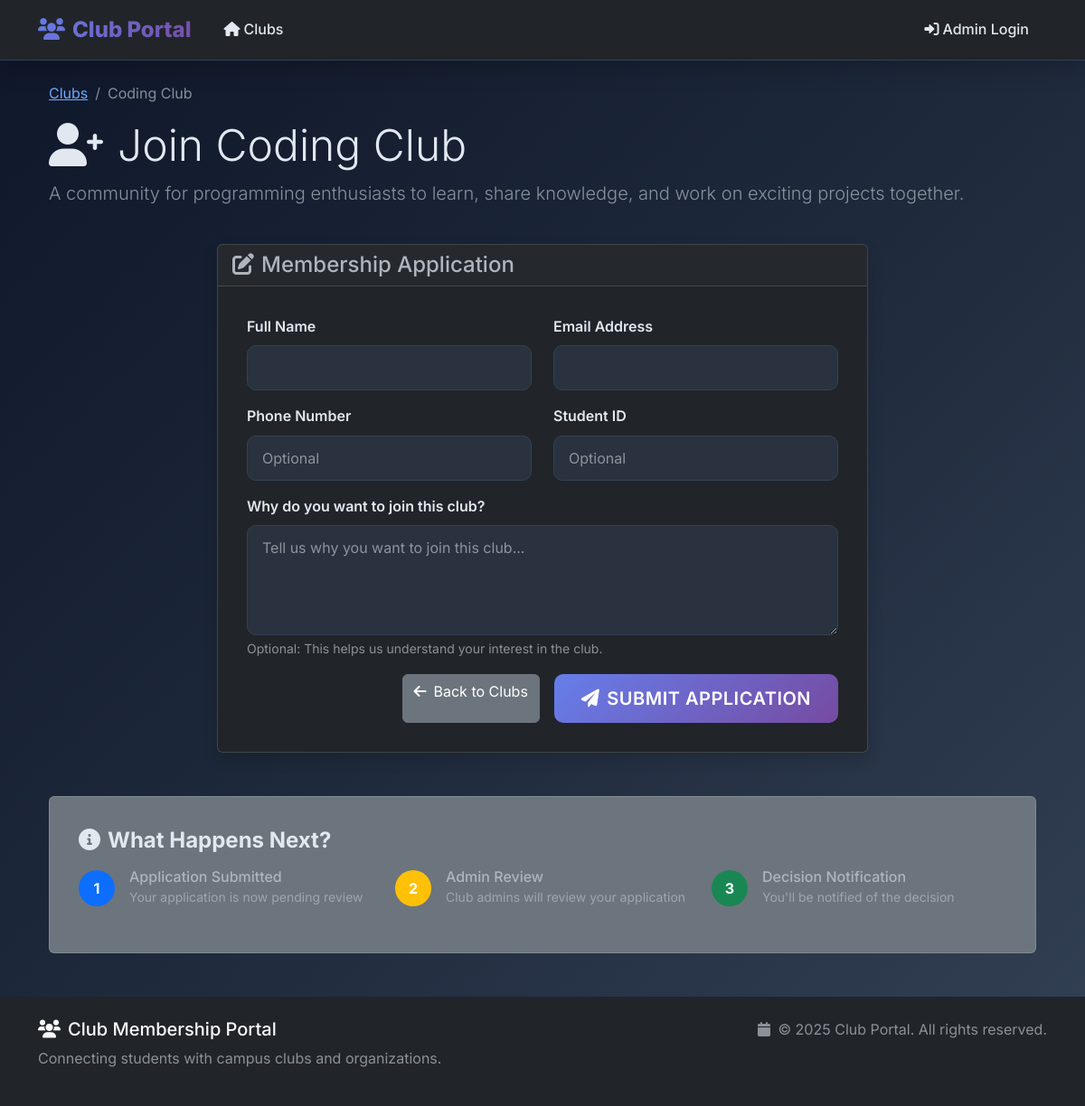
/join/2, run on the app's committed database.
### models.py (models this page shows, shortened)
class Club(db.Model):
    __tablename__ = 'clubs'
    id = db.Column(db.Integer, primary_key=True)
    name = db.Column(db.String(100), nullable=False, unique=True)
    description = db.Column(db.Text, nullable=False)
    detailed_description = db.Column(db.Text, nullable=True)
    activities = db.Column(db.Text, nullable=True)
    meeting_schedule = db.Column(db.String(200), nullable=True)
    contact_email = db.Column(db.String(120), nullable=True)
    requirements = db.Column(db.Text, nullable=True)
    benefits = db.Column(db.Text, nullable=True)
    image_url = db.Column(db.String(200), nullable=True)
    created_at = db.Column(db.DateTime, default=datetime.utcnow)
    members = db.relationship('Member', backref='club', lazy=True, cascade='all, delete-orphan')

### routes.py (the view)
@app.route('/join/<int:club_id>', methods=['GET', 'POST'])
def join_club(club_id):
    club = Club.query.get_or_404(club_id)
    form = MemberRegistrationForm()
    form.club_id.data = club_id
    app.logger.info(f"Form submission: method={request.method}, form_valid={form.validate_on_submit()}")
    if request.method == 'POST':
        app.logger.info(f"Form data: {form.data}")
        app.logger.info(f"Form errors: {form.errors}")
    if form.validate_on_submit():
        app.logger.info("Form validation passed, creating member...")
        existing_member = Member.query.filter_by(
            email=form.email.data,
            club_id=club_id
        ).first()
        if existing_member:
            flash('You have already registered for this club. Please check your email for updates.', 'warning')
            return redirect(url_for('join_club', club_id=club_id))
        member = Member(
            student_name=form.student_name.data,
            email=form.email.data,
            phone=form.phone.data,
            student_id=form.student_id.data,
            club_id=club_id,
            reason=form.reason.data,
            status='Pending'
        )
        try:
            db.session.add(member)
            db.session.commit()
            app.logger.info(f"Member created successfully: {member.id}")
            flash('Registration successful! Your application is pending approval.', 'success')
            return redirect(url_for('confirmation', member_id=member.id))
        except Exception as e:
            db.session.rollback()
            flash('An error occurred during registration. Please try again.', 'danger')
            app.logger.error(f"Registration error: {e}")
    else:
        if request.method == 'POST':
            app.logger.warning(f"Form validation failed: {form.errors}")
    return render_template('join_club.html', club=club, form=form)

### forms.py (shortened to what this page needs)
class MemberRegistrationForm(FlaskForm):
    student_name = StringField('Full Name', validators=[
        DataRequired(message="Please enter your full name"),
        Length(min=2, max=100, message="Name must be between 2 and 100 characters")
    ])
    email = StringField('Email Address', validators=[
        DataRequired(message="Please enter your email address"),
        Email(message="Please enter a valid email address"),
        Length(max=120, message="Email must be less than 120 characters")
    ])
    phone = StringField('Phone Number', validators=[
        Optional(),
        Length(max=20, message="Phone number must be less than 20 characters")
    ])
    student_id = StringField('Student ID', validators=[
        Optional(),
        Length(max=20, message="Student ID must be less than 20 characters")
    ])
    reason = TextAreaField('Why do you want to join this club?', validators=[
        Optional(),
        Length(max=500, message="Reason must be less than 500 characters")
    ])
    club_id = HiddenField('Club ID', validators=[DataRequired()])

### templates/join_club.html (shortened to what this page needs)
{% extends "base.html" %}
{% block content %}
<div class="container">
    <div class="row mb-4">
        <div class="col-12">
            <nav aria-label="breadcrumb">
                <ol class="breadcrumb">
                    <li class="breadcrumb-item">
                        <a href="{{ url_for('club_list') }}">Clubs</a>
                    </li>
                    <li class="breadcrumb-item active">{{ club.name }}</li>
                </ol>
            </nav>
            <h1 class="display-5 mb-2">
                <i class="fas fa-user-plus me-3"></i>Join {{ club.name }}
            </h1>
            <p class="lead text-muted">{{ club.description }}</p>
        </div>
    </div>
    <div class="row">
        <div class="col-lg-8 mx-auto">
            <div class="card shadow">
                <div class="card-header">
                    <h4 class="mb-0">
                        <i class="fas fa-edit me-2"></i>Membership Application
                    </h4>
                </div>
                <div class="card-body">
                    <form method="POST" novalidate>
                        <div class="row">
                            <div class="col-md-6 mb-3">
                                {{ form.student_name.label(class="form-label") }}
                                {{ form.student_name(class="form-control" + (" is-invalid" if form.student_name.errors else "")) }}
                            </div>
                            <div class="col-md-6 mb-3">
                                {{ form.email.label(class="form-label") }}
                                {{ form.email(class="form-control" + (" is-invalid" if form.email.errors else ""), type="email") }}
                            </div>
                        </div>
                        <div class="row">
                            <div class="col-md-6 mb-3">
                                {{ form.phone.label(class="form-label") }}
                                {{ form.phone(class="form-control" + (" is-invalid" if form.phone.errors else ""), placeholder="Optional") }}
                            </div>
                            <div class="col-md-6 mb-3">
                                {{ form.student_id.label(class="form-label") }}
                                {{ form.student_id(class="form-control" + (" is-invalid" if form.student_id.errors else ""), placeholder="Optional") }}
                            </div>
                        </div>
                        <div class="mb-3">
                            {{ form.reason.label(class="form-label") }}
                            {{ form.reason(class="form-control" + (" is-invalid" if form.reason.errors else ""), rows="4", placeholder="Tell us why you want to join this club...") }}
                            <div class="form-text">Optional: This helps us understand your interest in the club.</div>
                        </div>
                        <div class="d-grid gap-2 d-md-flex justify-content-md-end">
                            <a href="{{ url_for('club_list') }}" class="btn btn-secondary me-md-2">
                                <i class="fas fa-arrow-left me-2"></i>Back to Clubs
                            </a>
                            <button type="submit" class="btn btn-primary btn-lg">
                                <i class="fas fa-paper-plane me-2"></i>Submit Application
                            </button>
                        </div>
                    </form>
                </div>
            </div>
        </div>
    </div>
    <div class="row mt-5">
        <div class="col-12">
            <div class="card bg-secondary">
                <div class="card-body">
                    <h5 class="card-title">
                        <i class="fas fa-info-circle me-2"></i>What Happens Next?
                    </h5>
                    <div class="row">
                        <div class="col-md-4 mb-3">
                            <div class="d-flex align-items-center">
                                <div class="bg-primary rounded-circle d-flex align-items-center justify-content-center me-3"
                                     style="width: 40px; height: 40px;">
                                    <span class="text-white fw-bold">1</span>
                                </div>
                                <div>
                                    <h6 class="mb-0">Application Submitted</h6>
                                    <small class="text-muted">Your application is now pending review</small>
                                </div>
                            </div>
                        </div>
                        <div class="col-md-4 mb-3">
                            <div class="d-flex align-items-center">
                                <div class="bg-warning rounded-circle d-flex align-items-center justify-content-center me-3"
                                     style="width: 40px; height: 40px;">
                                    <span class="text-white fw-bold">2</span>
                                </div>
                                <div>
                                    <h6 class="mb-0">Admin Review</h6>
                                    <small class="text-muted">Club admins will review your application</small>
                                </div>
                            </div>
                        </div>
                        <div class="col-md-4 mb-3">
                            <div class="d-flex align-items-center">
                                <div class="bg-success rounded-circle d-flex align-items-center justify-content-center me-3"
                                     style="width: 40px; height: 40px;">
                                    <span class="text-white fw-bold">3</span>
                                </div>
                                <div>
                                    <h6 class="mb-0">Decision Notification</h6>
                                    <small class="text-muted">You'll be notified of the decision</small>
                                </div>
                            </div>
                        </div>
                    </div>
                </div>
            </div>
        </div>
    </div>
</div>
{% endblock %}

### static/css/style.css (style rules this page uses)
:root { --primary-color: #4f46e5; --primary-dark: #3730a3; --secondary-color: #06b6d4; --accent-color: #f59e0b; --success-color: #10b981; --danger-color: #ef4444; --warning-color: #f59e0b; --info-color: #3b82f6; --dark-bg: #1a1a2e; --darker-bg: #16213e; --card-bg: #0f172a; --text-light: #e2e8f0; --text-muted: #94a3b8; --border-color: #334155; --gradient-primary: linear-gradient(135deg, #667eea 0%, #764ba2 100%); --gradient-secondary: linear-gradient(135deg, #f093fb 0%, #f5576c 100%); --gradient-accent: linear-gradient(135deg, #4facfe 0%, #00f2fe 100%); --box-shadow: 0 10px 25px rgba(0, 0, 0, 0.2); --box-shadow-hover: 0 20px 40px rgba(0, 0, 0, 0.3); }
* { margin: 0; padding: 0; box-sizing: border-box; }
body { font-family: 'Inter', 'Segoe UI', Tahoma, Geneva, Verdana, sans-serif; background: linear-gradient(135deg, #0f172a 0%, #1e293b 50%, #334155 100%); color: var(--text-light); line-height: 1.6; min-height: 100vh; }
.card-body { padding: 2rem; }
.card-title { color: var(--text-light); font-weight: 700; font-size: 1.5rem; margin-bottom: 1rem; line-height: 1.3; }
.btn-primary { background: var(--gradient-primary); border: none; padding: 12px 30px; border-radius: 10px; font-weight: 600; transition: all 0.3s ease; text-transform: uppercase; letter-spacing: 0.5px; position: relative; overflow: hidden; }
.btn-primary::before { content: ''; position: absolute; top: 0; left: -100%; width: 100%; height: 100%; background: linear-gradient(90deg, transparent, rgba(255, 255, 255, 0.2), transparent); transition: left 0.5s; }
.form-control { background: rgba(51, 65, 85, 0.5); border: 1px solid var(--border-color); color: var(--text-light); border-radius: 10px; padding: 12px 16px; transition: all 0.3s ease; }
.form-label { color: var(--text-light); font-weight: 600; margin-bottom: 0.5rem; }

### data on the page
Club: name "Coding Club", description "A community for programming enthusiasts to learn, share knowledge, and work on exciting projects together."
